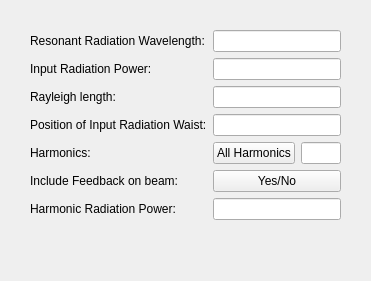
<?xml version="1.0" encoding="UTF-8"?>
<ui version="4.0">
 <class>radiation</class>
 <widget class="QWidget" name="radiation">
  <property name="geometry">
   <rect>
    <x>0</x>
    <y>0</y>
    <width>371</width>
    <height>281</height>
   </rect>
  </property>
  <property name="windowTitle">
   <string>Form</string>
  </property>
  <widget class="QWidget" name="formLayoutWidget">
   <property name="geometry">
    <rect>
     <x>30</x>
     <y>30</y>
     <width>311</width>
     <height>221</height>
    </rect>
   </property>
   <layout class="QFormLayout" name="formLayout">
    <property name="fieldGrowthPolicy">
     <enum>QFormLayout::AllNonFixedFieldsGrow</enum>
    </property>
    <item row="0" column="0">
     <widget class="QLabel" name="label">
      <property name="text">
       <string>Resonant Radiation Wavelength:</string>
      </property>
     </widget>
    </item>
    <item row="0" column="1">
     <widget class="QLineEdit" name="xlamds"/>
    </item>
    <item row="1" column="0">
     <widget class="QLabel" name="label_2">
      <property name="text">
       <string>Input Radiation Power:</string>
      </property>
     </widget>
    </item>
    <item row="1" column="1">
     <widget class="QLineEdit" name="prad0"/>
    </item>
    <item row="2" column="0">
     <widget class="QLabel" name="label_3">
      <property name="text">
       <string>Rayleigh length:</string>
      </property>
     </widget>
    </item>
    <item row="2" column="1">
     <widget class="QLineEdit" name="zrayl"/>
    </item>
    <item row="3" column="0">
     <widget class="QLabel" name="label_4">
      <property name="text">
       <string>Position of Input Radiation Waist:</string>
      </property>
     </widget>
    </item>
    <item row="3" column="1">
     <widget class="QLineEdit" name="zwaist"/>
    </item>
    <item row="4" column="0">
     <widget class="QLabel" name="label_5">
      <property name="text">
       <string>Harmonics:</string>
      </property>
     </widget>
    </item>
    <item row="4" column="1">
     <layout class="QHBoxLayout" name="horizontalLayout_2">
      <item>
       <widget class="QPushButton" name="pushButton">
        <property name="text">
         <string>All Harmonics</string>
        </property>
       </widget>
      </item>
      <item>
       <widget class="QLineEdit" name="iallharm"/>
      </item>
     </layout>
    </item>
    <item row="5" column="0">
     <widget class="QLabel" name="label_6">
      <property name="text">
       <string>Include Feedback on beam:</string>
      </property>
     </widget>
    </item>
    <item row="5" column="1">
     <widget class="QPushButton" name="pushButton_2">
      <property name="text">
       <string>Yes/No</string>
      </property>
     </widget>
    </item>
    <item row="6" column="0">
     <widget class="QLabel" name="label_7">
      <property name="text">
       <string>Harmonic Radiation Power:</string>
      </property>
     </widget>
    </item>
    <item row="6" column="1">
     <widget class="QLineEdit" name="pradh0"/>
    </item>
   </layout>
  </widget>
 </widget>
 <resources/>
 <connections/>
</ui>
